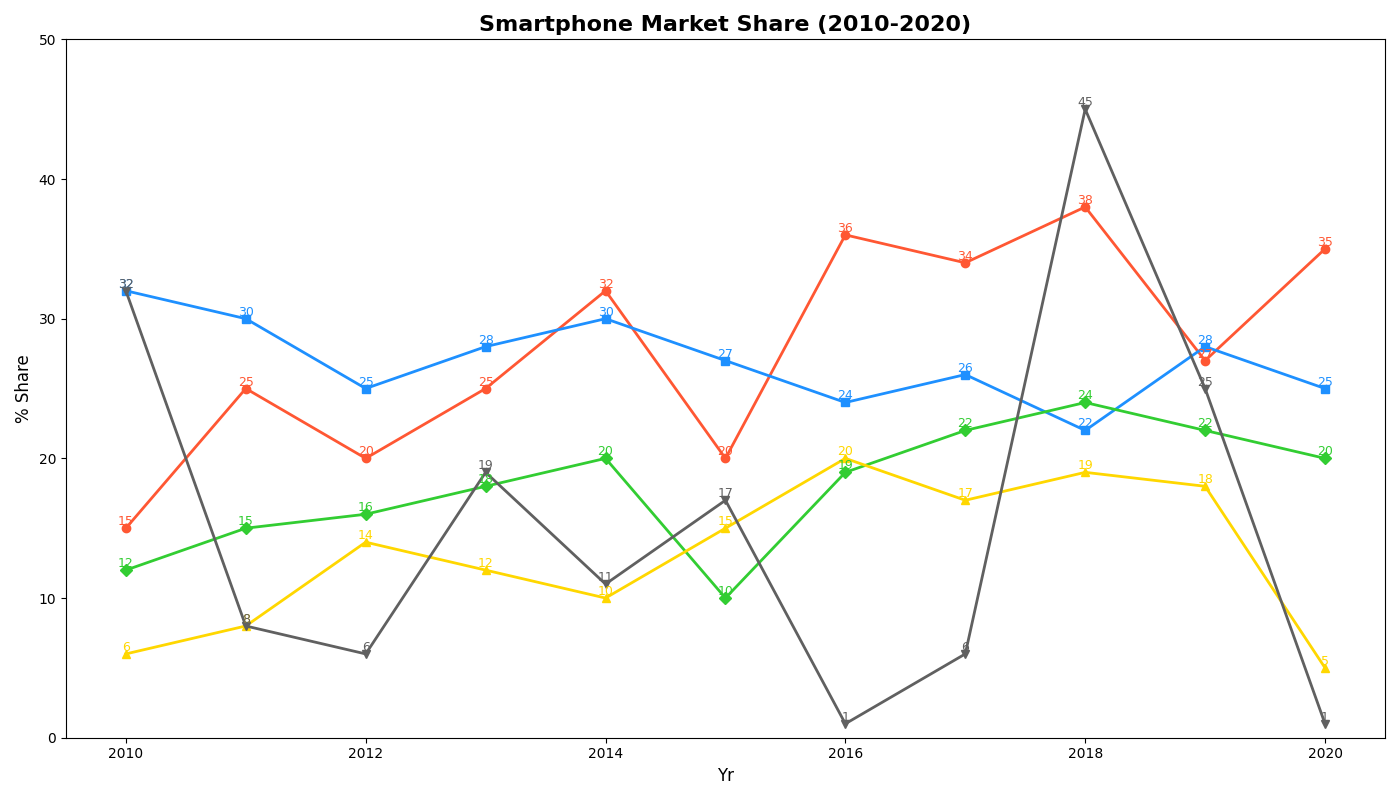

This figure's Python source:
import matplotlib.pyplot as plt
import numpy as np

years = np.arange(2010, 2021)

apple = [15, 25, 20, 25, 32, 20, 36, 34, 38, 27, 35]
samsung = [32, 30, 25, 28, 30, 27, 24, 26, 22, 28, 25]
huawei = [12, 15, 16, 18, 20, 10, 19, 22, 24, 22, 20]
xiaomi = [6, 8, 14, 12, 10, 15, 20, 17, 19, 18, 5]
others = [32, 8, 6, 19, 11, 17, 1, 6, 45, 25, 1]

fig, ax = plt.subplots(figsize=(14, 8))

colors = ['#FF5733', '#1E90FF', '#32CD32', '#FFD700', '#606060']

ax.plot(years, apple, color=colors[0], marker='o', linewidth=2)
ax.plot(years, samsung, color=colors[1], marker='s', linewidth=2)
ax.plot(years, huawei, color=colors[2], marker='D', linewidth=2)
ax.plot(years, xiaomi, color=colors[3], marker='^', linewidth=2)
ax.plot(years, others, color=colors[4], marker='v', linewidth=2)

ax.set_title("Smartphone Market Share (2010-2020)", fontsize=16, fontweight='bold')
ax.set_xlabel('Yr', fontsize=12)
ax.set_ylabel('% Share', fontsize=12)

ax.set_ylim(0, 50)

for year, a, s, h, x, o in zip(years, apple, samsung, huawei, xiaomi, others):
    ax.text(year, a, f'{a}', ha='center', va='bottom', fontsize=9, color=colors[0])
    ax.text(year, s, f'{s}', ha='center', va='bottom', fontsize=9, color=colors[1])
    ax.text(year, h, f'{h}', ha='center', va='bottom', fontsize=9, color=colors[2])
    ax.text(year, x, f'{x}', ha='center', va='bottom', fontsize=9, color=colors[3])
    ax.text(year, o, f'{o}', ha='center', va='bottom', fontsize=9, color=colors[4])

plt.tight_layout()

plt.show()
